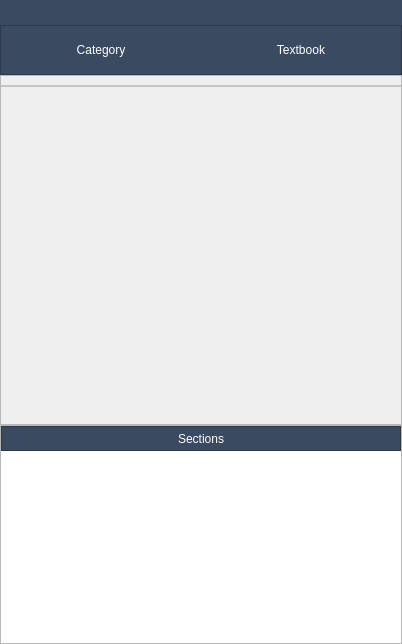
               <widget class="QFrame" name="study_lists_page_middle">
                <property name="minimumSize">
                 <size>
                  <width>0</width>
                  <height>0</height>
                 </size>
                </property>
                <property name="maximumSize">
                 <size>
                  <width>600</width>
                  <height>16777215</height>
                 </size>
                </property>
                <property name="styleSheet">
                 <string notr="true">QFrame#study_lists_page_middle{
border: solid lightgray;
border-width: 0px 1px 0px 0px;
}</string>
                </property>
                <property name="frameShape">
                 <enum>QFrame::NoFrame</enum>
                </property>
                <property name="frameShadow">
                 <enum>QFrame::Raised</enum>
                </property>
                <layout class="QVBoxLayout" name="verticalLayout_13">
                 <property name="spacing">
                  <number>0</number>
                 </property>
                 <property name="leftMargin">
                  <number>0</number>
                 </property>
                 <property name="topMargin">
                  <number>0</number>
                 </property>
                 <property name="rightMargin">
                  <number>0</number>
                 </property>
                 <property name="bottomMargin">
                  <number>0</number>
                 </property>
                 <item>
                  <widget class="QFrame" name="frame_6">
                   <property name="minimumSize">
                    <size>
                     <width>0</width>
                     <height>25</height>
                    </size>
                   </property>
                   <property name="maximumSize">
                    <size>
                     <width>16777215</width>
                     <height>25</height>
                    </size>
                   </property>
                   <property name="styleSheet">
                    <string notr="true">background-color: rgb(58, 74, 97);</string>
                   </property>
                   <property name="frameShape">
                    <enum>QFrame::NoFrame</enum>
                   </property>
                   <property name="frameShadow">
                    <enum>QFrame::Raised</enum>
                   </property>
                  </widget>
                 </item>
                 <item>
                  <widget class="QFrame" name="middle_top_2">
                   <property name="minimumSize">
                    <size>
                     <width>0</width>
                     <height>50</height>
                    </size>
                   </property>
                   <property name="maximumSize">
                    <size>
                     <width>16777215</width>
                     <height>50</height>
                    </size>
                   </property>
                   <property name="styleSheet">
                    <string notr="true">background-color: rgb(58, 74, 97);</string>
                   </property>
                   <property name="frameShape">
                    <enum>QFrame::StyledPanel</enum>
                   </property>
                   <property name="frameShadow">
                    <enum>QFrame::Raised</enum>
                   </property>
                   <layout class="QHBoxLayout" name="horizontalLayout_31">
                    <property name="spacing">
                     <number>0</number>
                    </property>
                    <property name="leftMargin">
                     <number>0</number>
                    </property>
                    <property name="topMargin">
                     <number>0</number>
                    </property>
                    <property name="rightMargin">
                     <number>0</number>
                    </property>
                    <property name="bottomMargin">
                     <number>0</number>
                    </property>
                    <item>
                     <widget class="QLabel" name="category_info_label_2">
                      <property name="minimumSize">
                       <size>
                        <width>0</width>
                        <height>0</height>
                       </size>
                      </property>
                      <property name="maximumSize">
                       <size>
                        <width>16777215</width>
                        <height>16777215</height>
                       </size>
                      </property>
                      <property name="styleSheet">
                       <string notr="true">color: white</string>
                      </property>
                      <property name="text">
                       <string>Category</string>
                      </property>
                      <property name="alignment">
                       <set>Qt::AlignCenter</set>
                      </property>
                     </widget>
                    </item>
                    <item>
                     <widget class="QLabel" name="textbook_info_label_2">
                      <property name="minimumSize">
                       <size>
                        <width>0</width>
                        <height>0</height>
                       </size>
                      </property>
                      <property name="styleSheet">
                       <string notr="true">color: white</string>
                      </property>
                      <property name="text">
                       <string>Textbook</string>
                      </property>
                      <property name="alignment">
                       <set>Qt::AlignCenter</set>
                      </property>
                     </widget>
                    </item>
                   </layout>
                  </widget>
                 </item>
                 <item>
                  <widget class="QFrame" name="middle_middle_2">
                   <property name="minimumSize">
                    <size>
                     <width>400</width>
                     <height>350</height>
                    </size>
                   </property>
                   <property name="maximumSize">
                    <size>
                     <width>16777215</width>
                     <height>350</height>
                    </size>
                   </property>
                   <property name="frameShape">
                    <enum>QFrame::StyledPanel</enum>
                   </property>
                   <property name="frameShadow">
                    <enum>QFrame::Raised</enum>
                   </property>
                   <layout class="QHBoxLayout" name="horizontalLayout_19">
                    <property name="spacing">
                     <number>0</number>
                    </property>
                    <property name="leftMargin">
                     <number>0</number>
                    </property>
                    <property name="topMargin">
                     <number>9</number>
                    </property>
                    <property name="rightMargin">
                     <number>0</number>
                    </property>
                    <property name="bottomMargin">
                     <number>0</number>
                    </property>
                    <item alignment="Qt::AlignTop">
                     <widget class="QFrame" name="exercises_grid_background_3">
                      <property name="minimumSize">
                       <size>
                        <width>400</width>
                        <height>0</height>
                       </size>
                      </property>
                      <property name="maximumSize">
                       <size>
                        <width>600</width>
                        <height>16777215</height>
                       </size>
                      </property>
                      <property name="styleSheet">
                       <string notr="true">background-color: rgb(255, 255, 255);</string>
                      </property>
                      <property name="frameShape">
                       <enum>QFrame::StyledPanel</enum>
                      </property>
                      <property name="frameShadow">
                       <enum>QFrame::Raised</enum>
                      </property>
                      <layout class="QVBoxLayout" name="verticalLayout_40">
                       <property name="spacing">
                        <number>0</number>
                       </property>
                       <property name="leftMargin">
                        <number>0</number>
                       </property>
                       <property name="topMargin">
                        <number>0</number>
                       </property>
                       <property name="rightMargin">
                        <number>0</number>
                       </property>
                       <property name="bottomMargin">
                        <number>0</number>
                       </property>
                       <item>
                        <layout class="QGridLayout" name="sl_exercises_grid">
                         <property name="spacing">
                          <number>0</number>
                         </property>
                        </layout>
                       </item>
                      </layout>
                     </widget>
                    </item>
                   </layout>
                  </widget>
                 </item>
                 <item>
                  <widget class="QFrame" name="middle_bottom_2">
                   <property name="frameShape">
                    <enum>QFrame::StyledPanel</enum>
                   </property>
                   <property name="frameShadow">
                    <enum>QFrame::Raised</enum>
                   </property>
                   <layout class="QVBoxLayout" name="verticalLayout_41">
                    <property name="spacing">
                     <number>0</number>
                    </property>
                    <property name="leftMargin">
                     <number>0</number>
                    </property>
                    <property name="topMargin">
                     <number>0</number>
                    </property>
                    <property name="rightMargin">
                     <number>0</number>
                    </property>
                    <property name="bottomMargin">
                     <number>0</number>
                    </property>
                    <item>
                     <widget class="QFrame" name="frame_34">
                      <property name="minimumSize">
                       <size>
                        <width>0</width>
                        <height>25</height>
                       </size>
                      </property>
                      <property name="maximumSize">
                       <size>
                        <width>16777215</width>
                        <height>25</height>
                       </size>
                      </property>
                      <property name="styleSheet">
                       <string notr="true">background-color: rgb(58, 74, 97); color: white</string>
                      </property>
                      <property name="frameShape">
                       <enum>QFrame::StyledPanel</enum>
                      </property>
                      <property name="frameShadow">
                       <enum>QFrame::Raised</enum>
                      </property>
                      <layout class="QHBoxLayout" name="horizontalLayout_20">
                       <property name="spacing">
                        <number>0</number>
                       </property>
                       <property name="leftMargin">
                        <number>0</number>
                       </property>
                       <property name="topMargin">
                        <number>0</number>
                       </property>
                       <property name="rightMargin">
                        <number>0</number>
                       </property>
                       <property name="bottomMargin">
                        <number>0</number>
                       </property>
                       <item>
                        <widget class="QLabel" name="label_33">
                         <property name="text">
                          <string>Sections</string>
                         </property>
                         <property name="alignment">
                          <set>Qt::AlignCenter</set>
                         </property>
                        </widget>
                       </item>
                      </layout>
                     </widget>
                    </item>
                    <item>
                     <widget class="QListWidget" name="sl_sections_listwidget">
                      <property name="frameShape">
                       <enum>QFrame::NoFrame</enum>
                      </property>
                     </widget>
                    </item>
                   </layout>
                  </widget>
                 </item>
                </layout>
               </widget>
